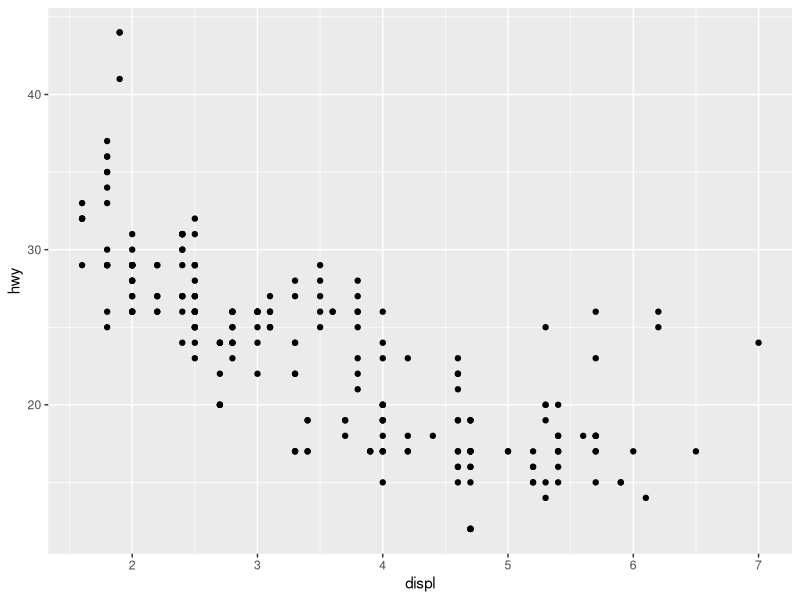
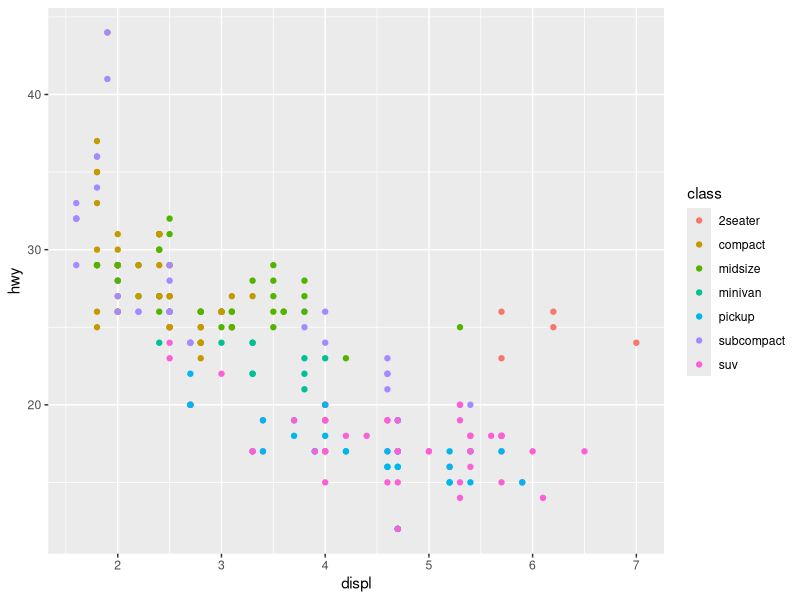
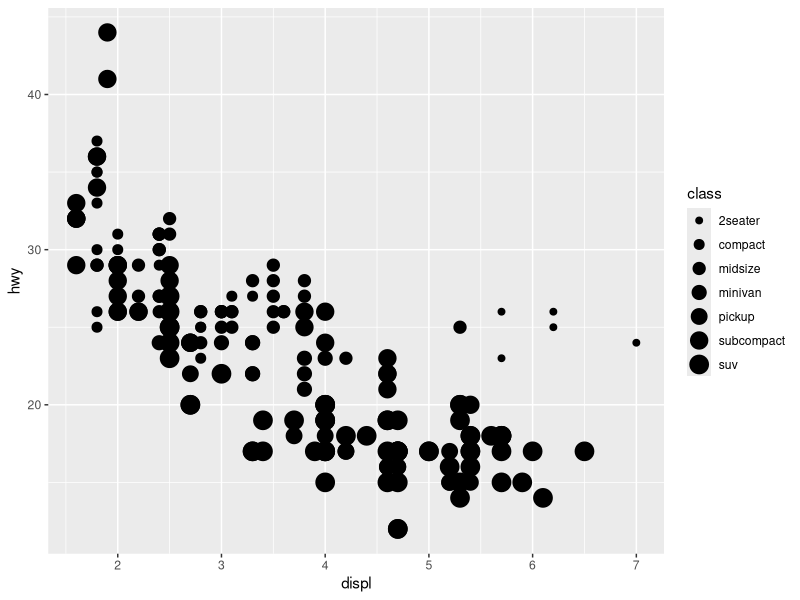
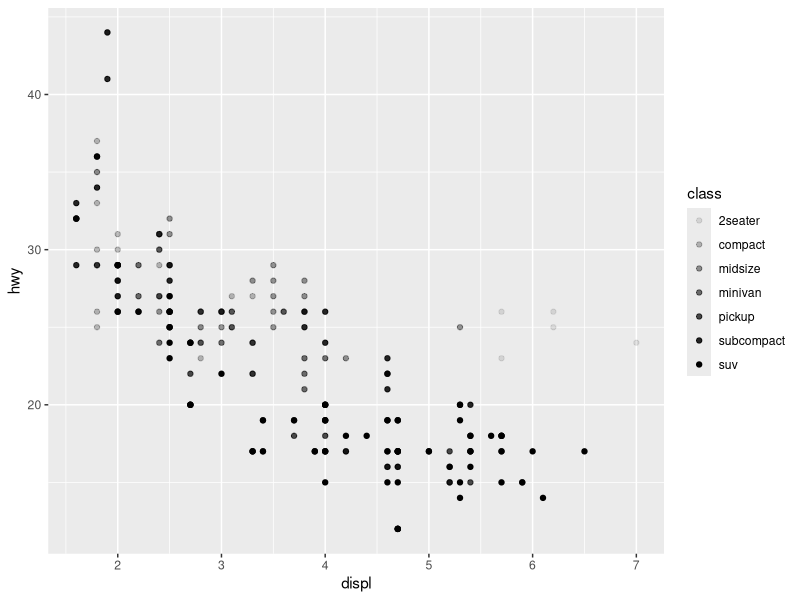
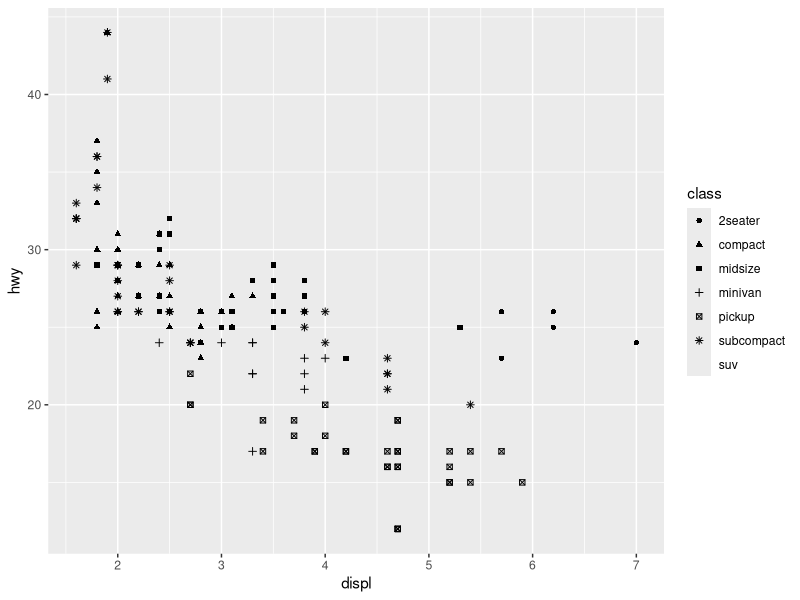
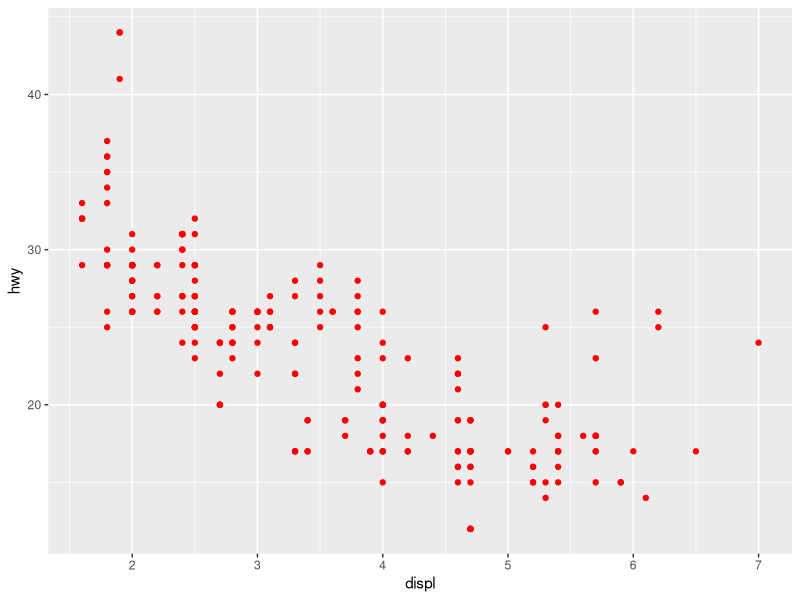
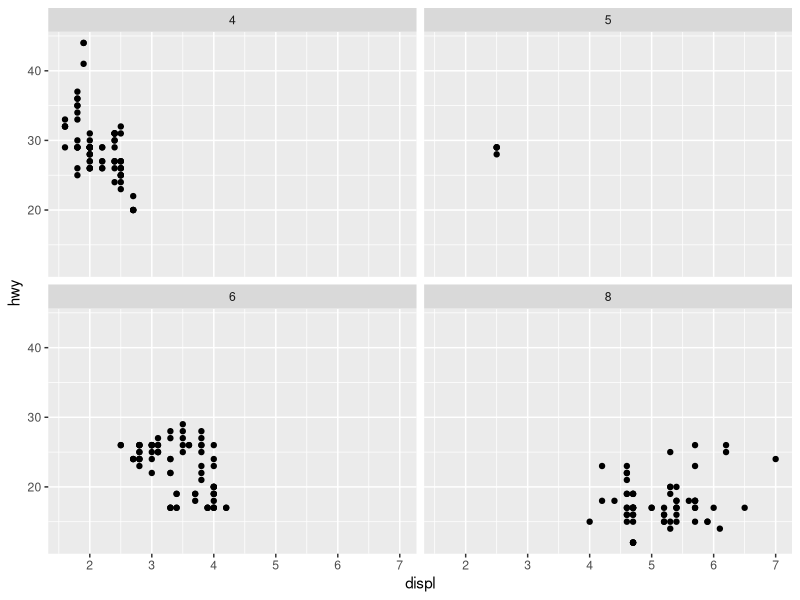
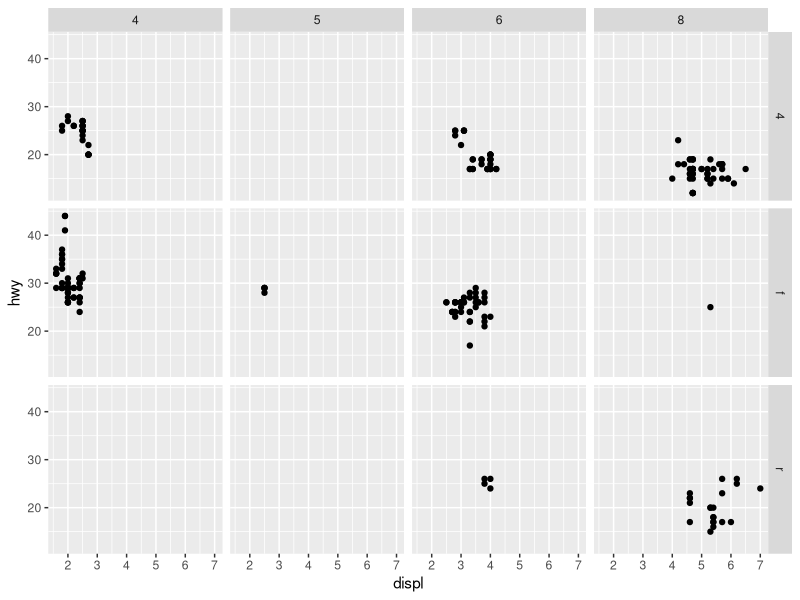

Write R code to recreate these figures, in order.
#Script 1

#Data Visualization with ggplot

library(tidyverse)
library(ggplot2)


#Do cars with big engines use more fuel than cars with small engines? 
#?mpg
str(mpg)

#Your first plot
ggplot(data = mpg) + 
  geom_point(mapping = aes(x = displ, y = hwy))

#This is the basic template 
# ggplot(data = <DATA>) +
#   <GEOM_FUNCTION>(mapping = aes(<MAPPINGS>))

#Aesthetic Mappings
ggplot(data = mpg) + 
  geom_point(mapping = aes(x = displ, y = hwy, color = class))


ggplot(data = mpg) + 
  geom_point(mapping = aes(x = displ, y = hwy, size = class))

ggplot(data = mpg) + 
  geom_point(mapping = aes(x = displ, y = hwy, alpha = class))

ggplot(data = mpg) + 
  geom_point(mapping = aes(x = displ, y = hwy, shape = class))

ggplot(data = mpg) + 
  geom_point(mapping = aes(x = displ, y = hwy), colour = "red")


#Facets;split your plot into facets, subplots that each display one subset of the data
#To facet your plot by a single variable, use facet_wrap(). The first argument of facet_wrap() 
#should be a formula, which you create with ~ followed by a variable name 
#(here “formula” is the name of a data structure in R, not a synonym for “equation”). 
#The variable that you pass to facet_wrap() should be discrete.

ggplot(data = mpg) + 
  geom_point(mapping = aes(x = displ, y = hwy)) + 
  facet_wrap(~ cyl, nrow = 3)


#To facet your plot on the combination of two variables, add facet_grid() to your plot call.
#The first argument of facet_grid() is also a formula. This time the formula should contain 
#two variable names separated by a ~.

ggplot(data = mpg) + 
  geom_point(mapping = aes(x = displ, y = hwy)) + 
  facet_grid(drv ~ cyl)


#Geometric Objects
ggplot(data = mpg) + 
  geom_point(mapping = aes(x = displ, y = hwy))

ggplot(data = mpg) + 
  geom_smooth(mapping = aes(x = displ, y = hwy))

#Different geoms have different aesthetics

ggplot(data = mpg) + 
  geom_smooth(mapping = aes(x = displ, y = hwy, linetype = drv))

ggplot(data = mpg) + 
  geom_point(aes(x=displ, y=hwy, colour=drv))+
  geom_smooth(mapping = aes(x = displ, y = hwy, linetype = drv))

#you can set the group aesthetic to a categorical variable to draw multiple objects
ggplot(data = mpg) +
  geom_smooth(mapping = aes(x = displ, y = hwy))

ggplot(data = mpg) +
  geom_smooth(mapping = aes(x = displ, y = hwy, group = drv))

ggplot(data = mpg) +
  geom_smooth(
    mapping = aes(x = displ, y = hwy, color = drv),
    show.legend = FALSE
  )

#Global Mappings
ggplot(data = mpg, mapping = aes(x = displ, y = hwy)) + 
  geom_point() + 
  geom_smooth()

#If you place mappings in a geom function, ggplot2 will treat them as local mappings for the layer. 
ggplot(data = mpg, mapping = aes(x = displ, y = hwy)) + 
  geom_point(mapping = aes(color = class)) + 
  geom_smooth()

#specify different data for each layer
ggplot(data = mpg, mapping = aes(x = displ, y = hwy)) + 
  geom_point(mapping = aes(color = class)) + 
  geom_smooth(data = filter(mpg, class == "subcompact"), se = FALSE)



##########################
#Statistical Transformations
#?diamonds

ggplot(data = diamonds) + 
  geom_bar(mapping = aes(x = cut))
#Bar charts calculate new values to plot!

#You can generally use geoms and stats interchangeably.
ggplot(data = diamonds) + 
  stat_count(mapping = aes(x = cut))

#Plor proportions
ggplot(data = diamonds) + 
  geom_bar(mapping = aes(x = cut, y = ..prop.., group=1))

#https://stackoverflow.com/questions/39878813/r-ggplot-geom-bar-meaning-of-aesgroup-1/39879232
#To understand group

#You might want to draw greater attention to the statistical transformation in your code. 
#For example, you might use stat_summary(), which summarises the y values for each unique 
#x value, to draw attention to the summary that you’re computing:

ggplot(data = diamonds) + 
  stat_summary(
    mapping = aes(x = cut, y = depth),
    fun.ymin = min,
    fun.ymax = max,
    fun.y = median
  )



#Position Adjustments
ggplot(data = diamonds) + 
  geom_bar(mapping = aes(x = cut, colour = cut))
ggplot(data = diamonds) + 
  geom_bar(mapping = aes(x = cut, fill = cut))

ggplot(data = diamonds) + 
  geom_bar(mapping = aes(x = cut, fill = clarity))

#If you don’t want a stacked bar chart, you can use one of three other 
#options: "identity", "dodge" or "fill"


#position = "identity" will place each object exactly where it falls in the context of the graph. 
#This is not very useful for bars, because it overlaps them. To see that overlapping we either 
#need to make the bars slightly transparent by setting alpha to a small value, or completely 
#transparent by setting fill = NA.
ggplot(data = diamonds, mapping = aes(x = cut, fill = clarity)) + 
  geom_bar(alpha = 1/5, position = "identity")

ggplot(data = diamonds, mapping = aes(x = cut, colour = clarity)) + 
  geom_bar(fill = NA, position = "identity")


#position = "fill" works like stacking, but makes each set of stacked bars the same height.
#This makes it easier to compare proportions across groups.

ggplot(data = diamonds) + 
  geom_bar(mapping = aes(x = cut, fill = clarity), position = "fill")


#position = "dodge" places overlapping objects directly beside one another. This makes 
#it easier to compare individual values.

ggplot(data = diamonds) + 
  geom_bar(mapping = aes(x = cut, fill = clarity), position = "dodge")


#You can avoid this gridding by setting the position adjustment to “jitter”. 
#position = "jitter"
ggplot(data = mpg) + 
  geom_point(mapping = aes(x = displ, y = hwy), position = "jitter")

#it makes your graph less accurate at small scales, it makes your graph more revealing at large scales

#Coordinate Systems
ggplot(data = mpg, mapping = aes(x = class, y = hwy)) + 
  geom_boxplot()
ggplot(data = mpg, mapping = aes(x = class, y = hwy)) + 
  geom_boxplot() +
  coord_flip()


#coord_quickmap() sets the aspect ratio correctly for maps. This is very important if 
#you’re plotting spatial data with ggplot2 
nz <- map_data("nz")

ggplot(nz, aes(long, lat, group = group)) +
  geom_polygon(fill = "white", colour = "black")

ggplot(nz, aes(long, lat, group = group)) +
  geom_polygon(fill = "white", colour = "black") +
  coord_quickmap()

#coord_polar() uses polar coordinates. Polar coordinates reveal an interesting connection 
#between a bar chart and a Coxcomb chart.

bar <- ggplot(data = diamonds) + 
  geom_bar(
    mapping = aes(x = cut, fill = cut), 
    show.legend = FALSE,
    width = 1
  ) + 
  theme(aspect.ratio = 1) +
  labs(x = NULL, y = NULL)

bar + coord_flip()
bar + coord_polar()
